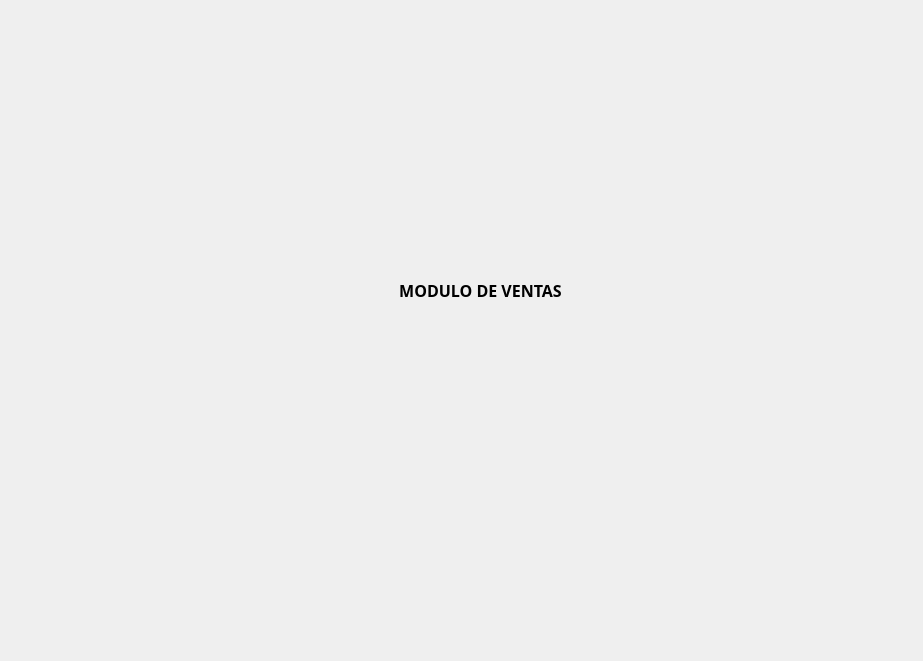
<?xml version="1.0" encoding="UTF-8"?>
<ui version="4.0">
 <class>Form</class>
 <widget class="QWidget" name="Form">
  <property name="geometry">
   <rect>
    <x>0</x>
    <y>0</y>
    <width>923</width>
    <height>661</height>
   </rect>
  </property>
  <property name="windowTitle">
   <string>Form</string>
  </property>
  <widget class="QLabel" name="lbl_icono">
   <property name="geometry">
    <rect>
     <x>420</x>
     <y>170</y>
     <width>101</width>
     <height>91</height>
    </rect>
   </property>
   <property name="text">
    <string/>
   </property>
   <property name="pixmap">
    <pixmap>pictures/bienes.png</pixmap>
   </property>
   <property name="scaledContents">
    <bool>true</bool>
   </property>
  </widget>
  <widget class="QLabel" name="lbl_prueba">
   <property name="geometry">
    <rect>
     <x>190</x>
     <y>280</y>
     <width>581</width>
     <height>20</height>
    </rect>
   </property>
   <property name="font">
    <font>
     <family>MS Reference Sans Serif</family>
     <pointsize>12</pointsize>
     <weight>75</weight>
     <bold>true</bold>
    </font>
   </property>
   <property name="styleSheet">
    <string notr="true">color: rgb(0, 0, 0);</string>
   </property>
   <property name="text">
    <string>MODULO DE VENTAS</string>
   </property>
   <property name="alignment">
    <set>Qt::AlignCenter</set>
   </property>
  </widget>
 </widget>
 <resources/>
 <connections/>
</ui>
